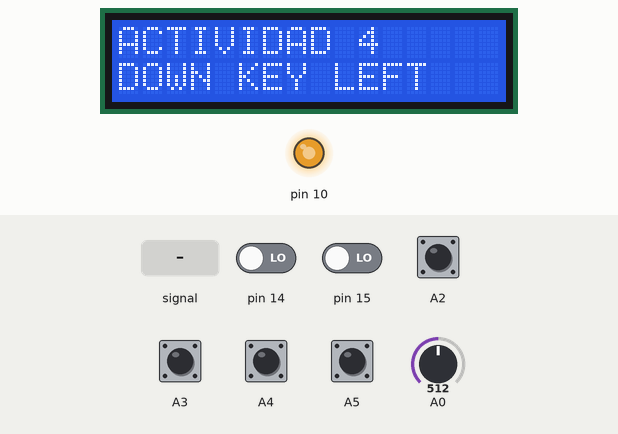
Recording of a sketch running on a simulated Arduino Uno, built with avr-gcc and run on an emulated ATmega328P. Shown: 16×2 character LCD, output pins drawn as LEDs (lit = HIGH). The test bench sets the inputs (shaded band); at power-on: A2–5 HIGH, pin 14, pin 15 LOW, A0 = 512.

Above: at 1.2 s.
1.3 s: A0 fed a 200 Hz sine of ±460 counts around its level
At 1.46 s:
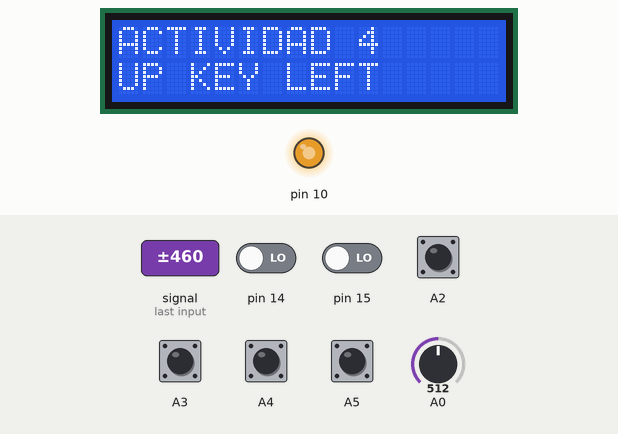
3.2 s: A0 set to 20
At 4.5 s:
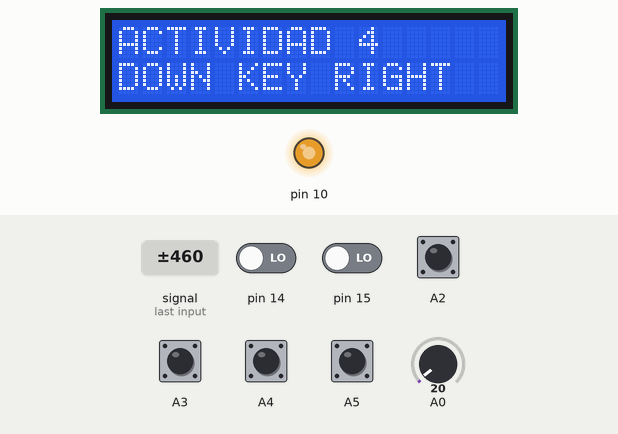
4.8 s: A2 pulled LOW for 0.15 s
At 5.8 s:
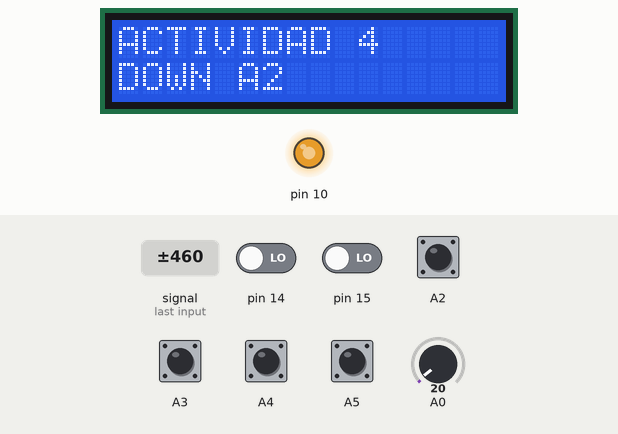
6.5 s: A3 pulled LOW for 0.15 s
At 7.9 s:
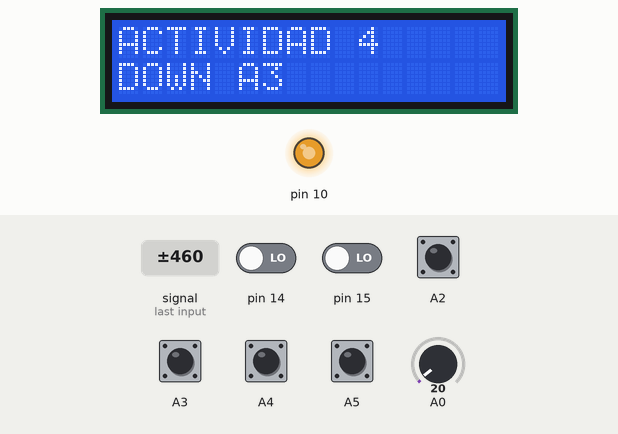
8.2 s: A4 pulled LOW for 0.15 s
At 9.4 s:
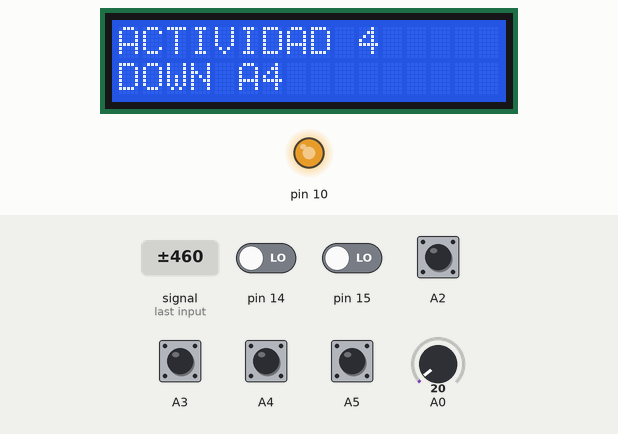
9.9 s: A5 pulled LOW for 0.15 s
At 10.7 s:
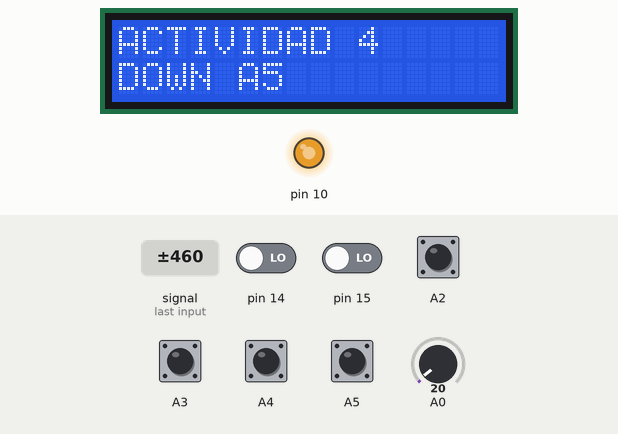
Timing chart, 0 to 12.6 s (numbered marks = the images above; inputs shaded):
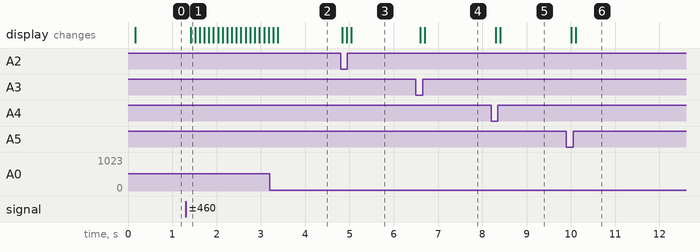

Measured:
- after the input at 1.3 s, the display: changes after 0.12 s (image 1)
- after the input at 3.2 s, the display: first differs from a run without the input after 0.18 s (image 2)
- after the input at 4.8 s, the display: first changes at once (image 3 shows a later state)
- after the input at 6.5 s, the display: first changes after 0.10 s (image 4 shows a later state)
- after the input at 8.2 s, the display: first changes after 0.11 s (image 5 shows a later state)
- after the input at 9.9 s, the display: first changes after 0.11 s (image 6 shows a later state)

The sketch:

Actividad_4.ino
```cpp
#include "D:\Usuario\Escritorio\Sistemas Embebidos\Laboratorio 2\Actividad 4\teclado_driver.cpp"

// include the library code:
#include <LiquidCrystal.h>
#include "Arduino.h"

// these constants won't change.  But you can change the size of
// your LCD using them:
const int numRows = 2;
const int numCols = 16;

// initialize the library with the numbers of the interface pins
LiquidCrystal lcd(8, 9, 4, 5, 6, 7);

void mi_handler_down_tecla_0(){ //esta fncion de callback especifica para el LDR nos convierte el valor
   lcd.setCursor(0, 1);

   lcd.print("DOWN KEY UP                ");
}

void mi_handler_down_tecla_1(){ //esta fncion de callback especifica para el LDR nos convierte el valor
   lcd.setCursor(0, 1);

   lcd.print("DOWN KEY DOWN");
}

void mi_handler_down_tecla_2(){ //esta fncion de callback especifica para el LDR nos convierte el valor
   lcd.setCursor(0, 1);

   lcd.print("DOWN KEY LEFT                ");
}

void mi_handler_down_tecla_3(){ //esta fncion de callback especifica para el LDR nos convierte el valor
   lcd.setCursor(0, 1);
   lcd.print("DOWN KEY RIGHT                ");
}

void mi_handler_down_tecla_4(){ //esta fncion de callback especifica para el LDR nos convierte el valor
   lcd.setCursor(0, 1);
   lcd.print("DOWN KEY SELECT               ");
}

void mi_handler_up_tecla_0(){ //esta fncion de callback especifica para el LDR nos convierte el valor

   lcd.setCursor(0, 1);
   lcd.print("UP KEY UP                ");
}

void mi_handler_up_tecla_1(){ //esta fncion de callback especifica para el LDR nos convierte el valor

   lcd.setCursor(0, 1);
   lcd.print("UP KEY DOWN                ");
}

void mi_handler_up_tecla_2(){ //esta fncion de callback especifica para el LDR nos convierte el valor
   lcd.setCursor(0, 1);
   lcd.print("UP KEY LEFT                ");
}

void mi_handler_up_tecla_3(){ //esta fncion de callback especifica para el LDR nos convierte el valor
   lcd.setCursor(0, 1);
   lcd.print("UP KEY RIGHT                ");
}

void mi_handler_up_tecla_4(){ //esta fncion de callback especifica para el LDR nos convierte el valor

   lcd.setCursor(0, 1);
   lcd.print("UP KEY SELECT              ");
}

void mi_handler_down_tecla_5(){ //esta fncion de callback especifica para el LDR nos convierte el valor

   lcd.setCursor(0, 1);
   lcd.print("DOWN A2                ");
}

void mi_handler_down_tecla_6(){ //esta fncion de callback especifica para el LDR nos convierte el valor

   lcd.setCursor(0, 1);
   lcd.print("DOWN A3                ");
}

void mi_handler_down_tecla_7(){ //esta fncion de callback especifica para el LDR nos convierte el valor
   lcd.setCursor(0, 1);
   lcd.print("DOWN A4                ");
}

void mi_handler_down_tecla_8(){ //esta fncion de callback especifica para el LDR nos convierte el valor
   lcd.setCursor(0, 1);
   lcd.print("DOWN A5                ");
}

void mi_handler_up_tecla_5(){ //esta fncion de callback especifica para el LDR nos convierte el valor

   lcd.setCursor(0, 1);
   lcd.print("UP A2                ");
}

void mi_handler_up_tecla_6(){ //esta fncion de callback especifica para el LDR nos convierte el valor
   lcd.setCursor(0, 1);
   lcd.print("UP A3                ");
}

void mi_handler_up_tecla_7(){ //esta fncion de callback especifica para el LDR nos convierte el valor
   lcd.setCursor(0, 1);
   lcd.print("UP A4                ");
}

void mi_handler_up_tecla_8(){ //esta fncion de callback especifica para el LDR nos convierte el valor
   lcd.setCursor(0, 1);
   lcd.print("UP A5                ");
}

void init_handlers_teclas(){
   //DOWN'S
   //LCD
   key_down_callback(mi_handler_down_tecla_0,0);
   key_down_callback(mi_handler_down_tecla_1,1);
   key_down_callback(mi_handler_down_tecla_2,2);
   key_down_callback(mi_handler_down_tecla_3,3);
   key_down_callback(mi_handler_down_tecla_4,4);
   //PINES
   key_down_callback(mi_handler_down_tecla_5,5);
   key_down_callback(mi_handler_down_tecla_6,6);
   key_down_callback(mi_handler_down_tecla_7,7);
   key_down_callback(mi_handler_down_tecla_8,8);
   //UP'S
   //LCD
   key_up_callback(mi_handler_up_tecla_0,0);
   key_up_callback(mi_handler_up_tecla_1,1);
   key_up_callback(mi_handler_up_tecla_2,2);
   key_up_callback(mi_handler_up_tecla_3,3);
   key_up_callback(mi_handler_up_tecla_4,4);
   //PINES
   key_up_callback(mi_handler_up_tecla_5,5);
   key_up_callback(mi_handler_up_tecla_6,6);
   key_up_callback(mi_handler_up_tecla_7,7);
   key_up_callback(mi_handler_up_tecla_8,8);
}

void setup() {
    Serial.begin(9600);
    teclado_init();
    init_handlers_teclas();

    //INICIALIZAR EL LED
    pinMode(10, OUTPUT);
    // set up the LCD's number of columns and rows:
    lcd.begin(numCols,numRows);
    analogWrite(10, 200); //Controla intensidad backlight
    lcd.setCursor(0, 0);
    lcd.print("ACTIVIDAD 4");
}

void loop(){
  teclado_loop();
}
```

adc_driver.cpp
```cpp
#include "D:\Usuario\Escritorio\Sistemas Embebidos\Laboratorio 2\Actividad 4\adc_driver.h"
#include <avr/interrupt.h>
#include "Arduino.h"

volatile adc_cfg * cfg;
volatile int flag=0;
void adc_init(adc_cfg * aux){

	cfg = aux;
	//hay dos modos, free running mode, que hace conversiones y no para de convertir, single conversion que convierte una sola vez y para.
	if(cfg->canal <= 14 && cfg->canal >= 0){

		cli(); //deshabilitamos las interrupciones globales

		/**
		El siguiente paso es configurar el voltaje de referencia usado por el ADC, este este caso es 5V.
		El voltaje de referencia es configurado en el registro ADMUX con los bits REFS1 y REFS0.
		En este caso es el valor por defecto y no hace falta modificar.
		En el registro ADMUX también podemos seleccionar en qué canal se va a hacer la conversión mediante los bits del MUX3 al MUX0.
		En este caso es el valor por defecto y no hace falta modificar.
		El ADC está casi configurado, solo hace falta iniciarlo (por defecto está apagado para consumir menos)
		y para ello se debe poner a 1 el bit ADEN del registro ADCSRA y luego poner a 1 el bit ADSC para comenzar la conversión en el mismo registro.
		En el registro ADCSRB los bits ADTS2, ADTS1 and ADTS0 determinan como una nueva conversión comienza, por defecto está en mode free running.
		También debe ponerse a 1 el bit ADATE en del registro ADCSRA para que en modo free running comience la conversión.
		**/
		//Seteamos el canal por el cual trabajara el conversor, modificando los bits de MUX0, MUX1,MUX2,MUX3

		ADMUX = (ADMUX & 0xF0) | (cfg->canal & 0x0F); //haces un or poniendo en cero los 4 menos significativos y desp comibnandolo con cfg.canal numer
		//0x0F en binario es 0...00001111
		//tengo que insertarle al canal en los bits de MUX3,2,1,0 el valor 0001, que indica el canal ADC1, el canal A1, donde esta conectado el sensor.

		ADMUX |= (1 << REFS0);		// use AVcc as the reference
		//el de referencia al admux, para indicarle cual es el alto y cual el bajo, debería estar en 0
		//este selecciona el voltaje de referencia para el ADC,
		//la peracion del 1 << argumento, desplaza un 1 hasta argumento, en este caso REFS0

		ADMUX &= ~(1<<ADLAR); //esto no debería estar en 0? si pero no se si lo pone en cero esto, se escribe 1 para hacer ajuste izquierdo de la conversion
		//si quiere ser derecho se lo deja en 0
		//If ADLAR is set, the result is left adjusted. If ADLAR is cleared (default), the result
		//is right adjusted.
		//hay que hacer clear para la 10 bit resolution

		ADCSRA |= ((1 << ADPS2) | (1 << ADPS1) | (1 << ADPS0)); //Prescaler at 128 so we have an 125Khz clock source
		// EL ADC puede trabajar mas lento mas preciso, mas rapido menos preciso, aquí es preferible que sea lento y tengo mejor medida
		// con el prescaler modificas la velocidad del adc en trade off de la precisión, el prescaler al máximo para que sea lo mas lento posible.
		//Debe darse un reloj al ADC para establecer la velocidad de muestreo,
		//pero esta tiene un máximo de 200kHz, este valor se establece mediante los prescaler.
		//Estos son configurados por el registro ADCSRA y los bits relacionados
		//que son ADPS2, ADPS1 and ADPS0 con valores de prescaler de 2 a 128.
		//Como el microcontrolador funciona a 16 MHz se usará el prescaler 128 para que el reloj del ADC funcione a 125 KHz.


		//ADCSRB &= ~((1 << ADTS2) | (1 << ADTS1) | (1 << ADTS0)); //ADC in free-running mode, no es necesario, ya seteado en 0

		ADCSRA |= (1 << ADEN);      //Power up the ADC

		ADCSRA |= (1 << ADIE); 		//Para habilitar que cuando termine de hacer la conversion, genere una interrupcion
		//y ejecute el código de la interrupción correspondiente

		//ADCSRA |= (1 << ADATE);     //Signal source, in this case is the free-running


		ADCSRA |= (1 << ADSC);      //Asumimos que esta en single conversion mode, este bit en 1 indica que arranque con la conversion


		//---------------------------------------
		sei();

	}

}
void adc_loop(){
	//aquí llamo a la función callback del main que calcula el valor de Lux que le corresponde, segun el valor ADC obtenido
	if(flag==1){
		cfg->callback();
		flag=0;
	}
}

ISR(ADC_vect){
  //obtenemos el valor de resistencia medido de los registros
  flag=1;
  int aux = ADCL;
  cfg->adc_value = (ADCH << 8) + aux; //aca estoy desplazando los 8 bits de adch a izquierda, para quedarme solo con los últimos dos, y los últimos 8 en cero,
//que luego se combinan con los bits de ADCL
//CREO QUE EL PROBLEMA ESTA AQUI EN EL CORRIMIENTO.
  ADCSRA |= (1 << ADSC);      //Start converting, es para indicar que comience una nueva conversion, pero como esta en free running no la preciso.
  //y luego hago un OR con los 8 bits de adcl, y termina quedando, los 2 bits de ADCH + los 8 bits de ADCL

}
```

adc_driver.h
```cpp
typedef struct{
	int canal;
	void (*callback)(); //con el parentesis indico que es una función
	//void (*callback)(int x);
	int adc_value;
}adc_cfg;

void adc_init(adc_cfg *cfg);
void adc_loop();
```

teclado_driver.cpp
```cpp
#include "D:\Usuario\Escritorio\Sistemas Embebidos\Laboratorio 2\Actividad 4\adc_driver.cpp"
#include "D:\Usuario\Escritorio\Sistemas Embebidos\Laboratorio 2\Actividad 4\teclado_driver.h"
#include <avr/interrupt.h>
#include "Arduino.h"

adc_cfg adc;

volatile int buttonState = 0;
volatile int flag_teclado = 100;
volatile int buttonInterrupt = 0;
int flagAnterior = 100;
volatile uint8_t portchistory = 0xFF;     // default is high because the pull-up
void (*handlerUP[9])() = {0,0,0,0,0,0,0,0,0};
void (*handlerDOWN[9])() = {0,0,0,0,0,0,0,0,0};

void mi_callback(){ //esta funcion de callback especifica para el LDR nos convierte el valor

	if(adc.adc_value <= 30){
		flag_teclado=3;//tecla derecha
		buttonState=1;
	}
	if(adc.adc_value > 30 && adc.adc_value <= 150){
		flag_teclado=0;// tecla arriba
		buttonState=1;
	}
	if(adc.adc_value > 150 && adc.adc_value <=360){
		flag_teclado=1;// tecla abajo
		buttonState=1;
	}
	if(adc.adc_value >360 && adc.adc_value <=535){
		flag_teclado=2;//tecla izquierda
		buttonState=1;
	}
	if(adc.adc_value > 535 && adc.adc_value <= 760){
		flag_teclado=4;//tecla select
		buttonState=1;
	}
	if(adc.adc_value > 760){
		 //no tengo que hacer nada porque no apretaron nada
		buttonState=0;

	}
}

void teclado_init(){
		cli();
		//ADC
		adc.canal=0;
		adc.callback = mi_callback;
		adc_init(&adc);

		//configuro pin change interrupts
		DDRC &= ~( (1 << DDC2) | (1 << DDC3) | (1 << DDC4) | (1 << DDC5));         // Setea en 0 los pines PC2, PC3, PC4 Y PC5
		// PC2 (PCINT10 pin), PC3 (PCINT11 pin), etc is now an input
		//PCINT10, PCINT11, PCINT12 y PCINT13
		PORTC |= (1 << PORTC2) | (1 << PORTC3) | (1 << PORTC4) | (1 << PORTC5);        // turn On the Pull-up
		// PC2 is now an input with pull-up enabled
		PCICR |= (1 << PCIE1);     // set PCIE1 to enable PCMSK1 scan
		PCMSK1 |= (1 << PCINT10) | (1 << PCINT11) | (1 << PCINT12) | (1 << PCINT13) ;   // set PCINT10 to trigger an interrupt on state change
		sei();

}
void teclado_loop(){
	if (buttonInterrupt == 0) {
    adc_loop();
	delay(100);
  }
  if (buttonState) {
    switch (flag_teclado) {
        case 0:
            (handlerDOWN[0])();
            break;
        case 1:
            (handlerDOWN[1])();
            break;
        case 2:
            (handlerDOWN[2])();
            break;
        case 3:
            (handlerDOWN[3])();
            break;
        case 4:
            (handlerDOWN[4])();
            break;
        case 5:
            (handlerDOWN[5])();
            break;
        case 6:
            (handlerDOWN[6])();
            break;
        case 7:
            (handlerDOWN[7])();
            break;
        case 8:
            (handlerDOWN[8])();
            break;
        default:
          break;
    }
  }

  else {
    switch (flag_teclado) {
        case 0: //UP
            (handlerUP[0])();
            break;
        case 1: //DOWN
            (handlerUP[1])();
            break;
        case 2: //LEFT
            (handlerUP[2])();
            break;
        case 3: //RIGHT
            (handlerUP[3])();
            break;
        case 4: //SELECT
            (handlerUP[4])();
            break;
        case 5: //A2
            (handlerUP[5])();
            break;
        case 6: //A3
            (handlerUP[6])();
            break;
        case 7: //aa4
            (handlerUP[7])();
            break;
        case 8: //a5
            (handlerUP[8])();
            break;
        default:
          break;
    }
  }


}


//este código es para cuando tenes un vector de interrupcion pero muchos pines, como dijimos para el vector pcint0 tengo pines de 0 a 7
ISR (PCINT1_vect){
    uint8_t changedbits;
    changedbits = PINC ^ portchistory;
    portchistory = PINC;

    if(changedbits & (1 << PINC2))
    {
        //PCINT10 changed
		if( ((PINC & (1 << PINC2))) ){
			//LOW TO HIGH
			flag_teclado = 5;
			buttonState=1;
			buttonInterrupt=1;
		}else{
			//HIGH TO LOW
			flag_teclado = 5;
			buttonState=0;
			buttonInterrupt=0;
		}
    }


    if(changedbits & (1 << PINC3))
    {
        // PCINT11 changed
		if( ((PINC & (1 << PINC3))) ){
			//LOW TO HIGH
			flag_teclado = 6;
			buttonState=1;
			buttonInterrupt=1;
		}else{
			//HIGH TO LOW
			flag_teclado = 6;
			buttonState=0;
			buttonInterrupt=0;
		}
    }

    if(changedbits & (1 << PINC4))
    {
        //PCINT12 changed
		if( ((PINC & (1 << PINC4))) ){
			//LOW TO HIGH
			flag_teclado = 7;
			buttonState=1;
			buttonInterrupt=1;
		}else{
			//HIGH TO LOW
			flag_teclado = 7;
			buttonState=0;
			buttonInterrupt=0;
		}
    }

	if(changedbits & (1 << PINC5))
    {
        // PCINT13 changed
		if( ((PINC & (1 << PINC5))) ){
			//LOW TO HIGH
			flag_teclado = 8;
			buttonState=1;
			buttonInterrupt=1;
		}else{
			//HIGH TO LOW
			flag_teclado = 8;
			buttonState=0;
			buttonInterrupt=0;
		}
    }
}

void key_down_callback(void (*handler)(), int tecla){
	handlerDOWN[tecla] = handler;
}
void key_up_callback(void (*handler)(), int tecla){
	handlerUP[tecla] = handler;
}
```

teclado_driver.h
```cpp
void teclado_init();
void teclado_loop();
void key_down_callback(void (*handler)(), int tecla);
void key_up_callback(void (*handler)(), int tecla);
```

Source omitted: teclado_driver4nuevo.cpp (5802 bytes)
